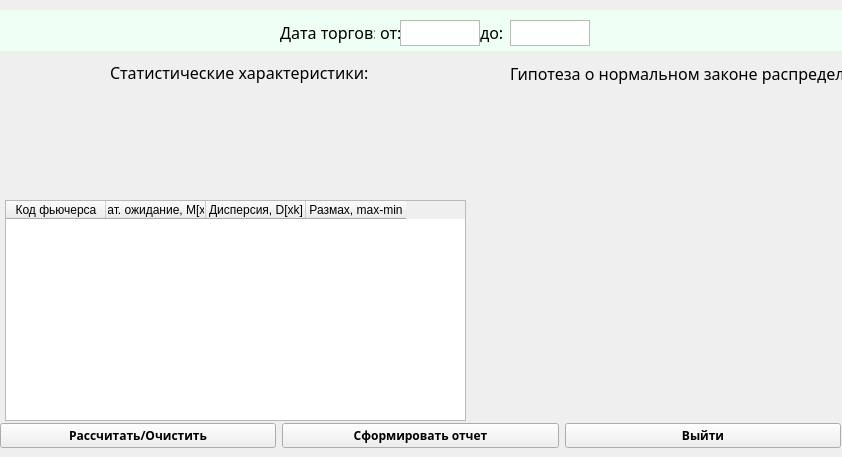
<?xml version="1.0" encoding="UTF-8"?>
<ui version="4.0">
 <class>MainWindow</class>
 <widget class="QMainWindow" name="MainWindow">
  <property name="geometry">
   <rect>
    <x>0</x>
    <y>0</y>
    <width>842</width>
    <height>457</height>
   </rect>
  </property>
  <property name="windowTitle">
   <string>Statistical characteristics</string>
  </property>
  <property name="windowIcon">
   <iconset>
    <normaloff>../icon/rer.png</normaloff>../icon/rer.png</iconset>
  </property>
  <widget class="QWidget" name="centralwidget">
   <widget class="QTableWidget" name="tableWidget">
    <property name="geometry">
     <rect>
      <x>5</x>
      <y>200</y>
      <width>461</width>
      <height>221</height>
     </rect>
    </property>
    <property name="editTriggers">
     <set>QAbstractItemView::NoEditTriggers</set>
    </property>
    <property name="sortingEnabled">
     <bool>true</bool>
    </property>
    <column>
     <property name="text">
      <string>Код фьючерса</string>
     </property>
    </column>
    <column>
     <property name="text">
      <string>Мат. ожидание, M[xk]</string>
     </property>
    </column>
    <column>
     <property name="text">
      <string>Дисперсия, D[xk]</string>
     </property>
    </column>
    <column>
     <property name="text">
      <string>Размах, max-min</string>
     </property>
    </column>
   </widget>
   <widget class="QLabel" name="label">
    <property name="geometry">
     <rect>
      <x>280</x>
      <y>20</y>
      <width>95</width>
      <height>24</height>
     </rect>
    </property>
    <property name="font">
     <font>
      <family>Bahnschrift Light SemiCondensed</family>
      <pointsize>12</pointsize>
     </font>
    </property>
    <property name="text">
     <string>Дата торгов:</string>
    </property>
   </widget>
   <widget class="QLabel" name="label_2">
    <property name="geometry">
     <rect>
      <x>380</x>
      <y>20</y>
      <width>21</width>
      <height>24</height>
     </rect>
    </property>
    <property name="font">
     <font>
      <family>Bahnschrift Light SemiCondensed</family>
      <pointsize>12</pointsize>
     </font>
    </property>
    <property name="text">
     <string>от:</string>
    </property>
   </widget>
   <widget class="QLabel" name="label_3">
    <property name="geometry">
     <rect>
      <x>480</x>
      <y>20</y>
      <width>24</width>
      <height>24</height>
     </rect>
    </property>
    <property name="font">
     <font>
      <family>Bahnschrift Light SemiCondensed</family>
      <pointsize>12</pointsize>
     </font>
    </property>
    <property name="text">
     <string>до:</string>
    </property>
   </widget>
   <widget class="QTextEdit" name="textEdit">
    <property name="geometry">
     <rect>
      <x>400</x>
      <y>20</y>
      <width>80</width>
      <height>26</height>
     </rect>
    </property>
   </widget>
   <widget class="QTextEdit" name="textEdit_2">
    <property name="geometry">
     <rect>
      <x>510</x>
      <y>20</y>
      <width>80</width>
      <height>26</height>
     </rect>
    </property>
   </widget>
   <widget class="QLabel" name="label_7">
    <property name="geometry">
     <rect>
      <x>-10</x>
      <y>10</y>
      <width>881</width>
      <height>41</height>
     </rect>
    </property>
    <property name="styleSheet">
     <string notr="true">background-color: rgb(238, 255, 244);</string>
    </property>
    <property name="text">
     <string/>
    </property>
   </widget>
   <widget class="QLabel" name="label_4">
    <property name="geometry">
     <rect>
      <x>130</x>
      <y>120</y>
      <width>217</width>
      <height>24</height>
     </rect>
    </property>
    <property name="font">
     <font>
      <family>Bahnschrift Light SemiCondensed</family>
      <pointsize>12</pointsize>
     </font>
    </property>
    <property name="text">
     <string/>
    </property>
   </widget>
   <widget class="QLabel" name="label_5">
    <property name="geometry">
     <rect>
      <x>110</x>
      <y>60</y>
      <width>261</width>
      <height>24</height>
     </rect>
    </property>
    <property name="font">
     <font>
      <family>Bahnschrift Light SemiCondensed</family>
      <pointsize>12</pointsize>
     </font>
    </property>
    <property name="text">
     <string>Статистические характеристики:</string>
    </property>
   </widget>
   <widget class="QLabel" name="label_8">
    <property name="geometry">
     <rect>
      <x>520</x>
      <y>120</y>
      <width>331</width>
      <height>24</height>
     </rect>
    </property>
    <property name="font">
     <font>
      <family>Bahnschrift Light SemiCondensed</family>
      <pointsize>12</pointsize>
     </font>
    </property>
    <property name="text">
     <string/>
    </property>
   </widget>
   <widget class="QLabel" name="label_9">
    <property name="geometry">
     <rect>
      <x>550</x>
      <y>150</y>
      <width>301</width>
      <height>24</height>
     </rect>
    </property>
    <property name="font">
     <font>
      <family>Bahnschrift Light SemiCondensed</family>
      <pointsize>12</pointsize>
     </font>
    </property>
    <property name="text">
     <string/>
    </property>
   </widget>
   <widget class="QWidget" name="horizontalLayoutWidget">
    <property name="geometry">
     <rect>
      <x>0</x>
      <y>420</y>
      <width>841</width>
      <height>31</height>
     </rect>
    </property>
    <layout class="QHBoxLayout" name="horizontalLayout">
     <item>
      <widget class="QPushButton" name="pushButton_4">
       <property name="font">
        <font>
         <family>Yu Gothic UI Semibold</family>
         <pointsize>9</pointsize>
         <weight>75</weight>
         <bold>true</bold>
        </font>
       </property>
       <property name="text">
        <string>Рассчитать/Очистить</string>
       </property>
      </widget>
     </item>
     <item>
      <widget class="QPushButton" name="pushButton_6">
       <property name="font">
        <font>
         <family>Yu Gothic UI Semibold</family>
         <pointsize>9</pointsize>
         <weight>75</weight>
         <bold>true</bold>
        </font>
       </property>
       <property name="text">
        <string>Сформировать отчет</string>
       </property>
      </widget>
     </item>
     <item>
      <widget class="QPushButton" name="pushButton_5">
       <property name="font">
        <font>
         <family>Yu Gothic UI Semibold</family>
         <pointsize>9</pointsize>
         <weight>75</weight>
         <bold>true</bold>
        </font>
       </property>
       <property name="text">
        <string>Выйти</string>
       </property>
      </widget>
     </item>
    </layout>
   </widget>
   <widget class="QLabel" name="label_6">
    <property name="geometry">
     <rect>
      <x>510</x>
      <y>61</y>
      <width>351</width>
      <height>24</height>
     </rect>
    </property>
    <property name="font">
     <font>
      <family>Bahnschrift Light SemiCondensed</family>
      <pointsize>12</pointsize>
     </font>
    </property>
    <property name="text">
     <string>Гипотеза о нормальном законе распределния:</string>
    </property>
   </widget>
   <widget class="QLabel" name="label_10">
    <property name="geometry">
     <rect>
      <x>490</x>
      <y>170</y>
      <width>331</width>
      <height>251</height>
     </rect>
    </property>
    <property name="text">
     <string/>
    </property>
   </widget>
   <widget class="QLabel" name="label_11">
    <property name="geometry">
     <rect>
      <x>580</x>
      <y>90</y>
      <width>331</width>
      <height>24</height>
     </rect>
    </property>
    <property name="font">
     <font>
      <family>Bahnschrift Light SemiCondensed</family>
      <pointsize>12</pointsize>
     </font>
    </property>
    <property name="text">
     <string/>
    </property>
   </widget>
   <zorder>label_7</zorder>
   <zorder>tableWidget</zorder>
   <zorder>label</zorder>
   <zorder>label_2</zorder>
   <zorder>label_3</zorder>
   <zorder>textEdit</zorder>
   <zorder>textEdit_2</zorder>
   <zorder>label_4</zorder>
   <zorder>label_5</zorder>
   <zorder>label_8</zorder>
   <zorder>label_9</zorder>
   <zorder>horizontalLayoutWidget</zorder>
   <zorder>label_6</zorder>
   <zorder>label_10</zorder>
   <zorder>label_11</zorder>
  </widget>
  <widget class="QMenuBar" name="menubar">
   <property name="geometry">
    <rect>
     <x>0</x>
     <y>0</y>
     <width>842</width>
     <height>26</height>
    </rect>
   </property>
  </widget>
 </widget>
 <resources/>
 <connections/>
</ui>
